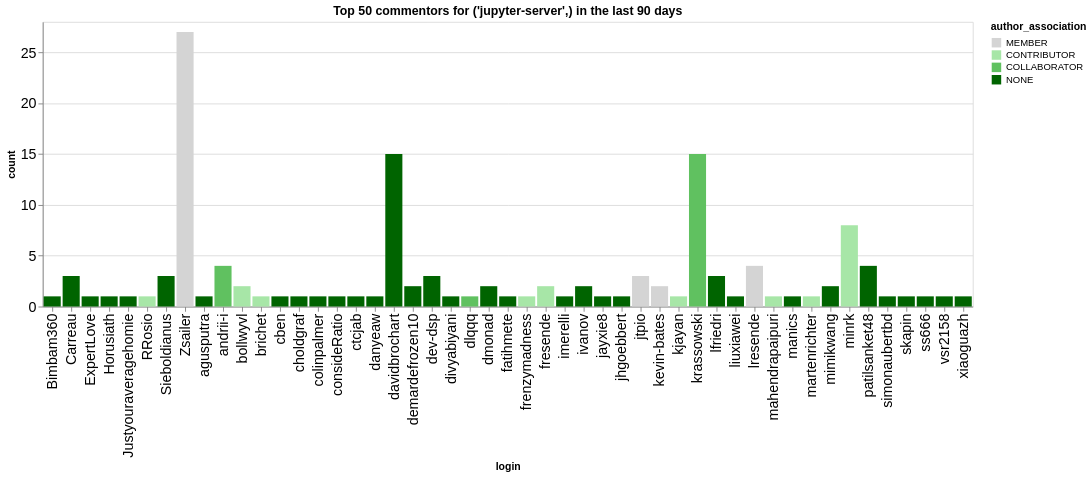

The notebook cell this image was saved under:
### Code cell
n_plot = 50
charts = []
for ii, (iorg, idata) in enumerate(commentors.groupby(['org'])):
    title = f"Top {n_plot} commentors for {iorg} in the last {n_days} days"
    idata = idata.groupby('login', as_index=False).agg({'count': 'sum', 'author_association': 'first'})
    idata = idata.sort_values('count', ascending=False).head(n_plot)
    ch = alt.Chart(data=idata.head(n_plot), title=title).mark_bar().encode(
        x='login',
        y='count',
        color=alt.Color('author_association', scale=alt.Scale(domain=author_types, range=author_colors))
    )
    charts.append(ch)
alt.hconcat(*charts)

### Figure 1 — Vega-Lite specification as saved in the notebook (floating-point values rounded to 4 significant figures)
{"config": {"axisLeft": {"labelFontSize": 15}, "axisBottom": {"labelFontSize": 15}}, "hconcat": [{"mark": {"type": "bar"}, "encoding": {"color": {"field": "author_association", "scale": {"domain": ["MEMBER", "CONTRIBUTOR", "COLLABORATOR", "NONE"], "range": ["rgb(211.82745098039214, 211.82745098039214, 211.82745098039214)", "rgb(166.98562091503268, 229.89803921568628, 166.98562091503268)", "rgb(96.37647058823529, 192.75294117647059, 96.37647058823529)", "rgb(0.0, 100.3921568627451, 0.0)"]}, "type": "nominal"}, "x": {"field": "login", "type": "nominal"}, "y": {"field": "count", "type": "quantitative"}}, "title": "Top 50 commentors for ('jupyter-server',) in the last 90 days"}], "data": {"name": "data-f9998327bd6597be633516c2fff1e709"}, "$schema": "https://vega.github.io/schema/vega-lite/v5.20.1.json", "datasets": {"data-f9998327bd6597be633516c2fff1e709": [{"login": "Zsailer", "count": 27, "author_association": "MEMBER"}, {"login": "krassowski", "count": 15, "author_association": "COLLABORATOR"}, {"login": "davidbrochart", "count": 15, "author_association": "NONE"}, {"login": "minrk", "count": 8, "author_association": "CONTRIBUTOR"}, {"login": "andrii-i", "count": 4, "author_association": "COLLABORATOR"}, {"login": "patilsanket48", "count": 4, "author_association": "NONE"}, {"login": "lresende", "count": 4, "author_association": "MEMBER"}, {"login": "Carreau", "count": 3, "author_association": "NONE"}, {"login": "Sieboldianus", "count": 3, "author_association": "NONE"}, {"login": "lfriedri", "count": 3, "author_association": "NONE"}, {"login": "jtpio", "count": 3, "author_association": "MEMBER"}, {"login": "dev-dsp", "count": 3, "author_association": "NONE"}, {"login": "bollwyvl", "count": 2, "author_association": "CONTRIBUTOR"}, {"login": "demardefrozen10", "count": 2, "author_association": "NONE"}, {"login": "mimikwang", "count": 2, "author_association": "NONE"}, {"login": "kevin-bates", "count": 2, "author_association": "MEMBER"}, {"login": "ivanov", "count": 2, "author_association": "NONE"}, {"login": "fresende", "count": 2, "author_association": "CONTRIBUTOR"}, {"login": "dmonad", "count": 2, "author_association": "NONE"}, {"login": "colinpalmer", "count": 1, "author_association": "NONE"}, {"login": "choldgraf", "count": 1, "author_association": "NONE"}, {"login": "ctcjab", "count": 1, "author_association": "NONE"}, {"login": "consideRatio", "count": 1, "author_association": "NONE"}, {"login": "RRosio", "count": 1, "author_association": "CONTRIBUTOR"}, {"login": "agusputra", "count": 1, "author_association": "NONE"}, {"login": "ExpertLove", "count": 1, "author_association": "NONE"}, {"login": "Justyouraveragehomie", "count": 1, "author_association": "NONE"}, {"login": "Horusiath", "count": 1, "author_association": "NONE"}, {"login": "Bimbam360", "count": 1, "author_association": "NONE"}, {"login": "cben", "count": 1, "author_association": "NONE"}, {"login": "brichet", "count": 1, "author_association": "CONTRIBUTOR"}, {"login": "fatihmete", "count": 1, "author_association": "NONE"}, {"login": "dlqqq", "count": 1, "author_association": "COLLABORATOR"}, {"login": "jayxie8", "count": 1, "author_association": "NONE"}, {"login": "jhgoebbert", "count": 1, "author_association": "NONE"}, {"login": "frenzymadness", "count": 1, "author_association": "CONTRIBUTOR"}, {"login": "imerelli", "count": 1, "author_association": "NONE"}, {"login": "danyeaw", "count": 1, "author_association": "NONE"}, {"login": "divyabiyani", "count": 1, "author_association": "NONE"}, {"login": "liuxiawei", "count": 1, "author_association": "NONE"}, {"login": "kjayan", "count": 1, "author_association": "CONTRIBUTOR"}, {"login": "martenrichter", "count": 1, "author_association": "CONTRIBUTOR"}, {"login": "manics", "count": 1, "author_association": "NONE"}, {"login": "mahendrapaipuri", "count": 1, "author_association": "CONTRIBUTOR"}, {"login": "simonaubertbd", "count": 1, "author_association": "NONE"}, {"login": "skapin", "count": 1, "author_association": "NONE"}, {"login": "ss666", "count": 1, "author_association": "NONE"}, {"login": "vsr2158", "count": 1, "author_association": "NONE"}, {"login": "xiaoguazh", "count": 1, "author_association": "NONE"}]}}
